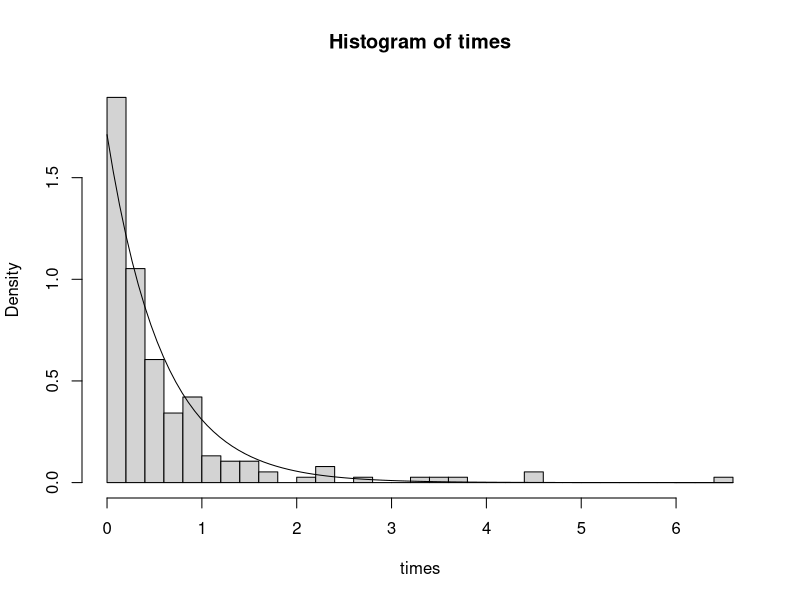
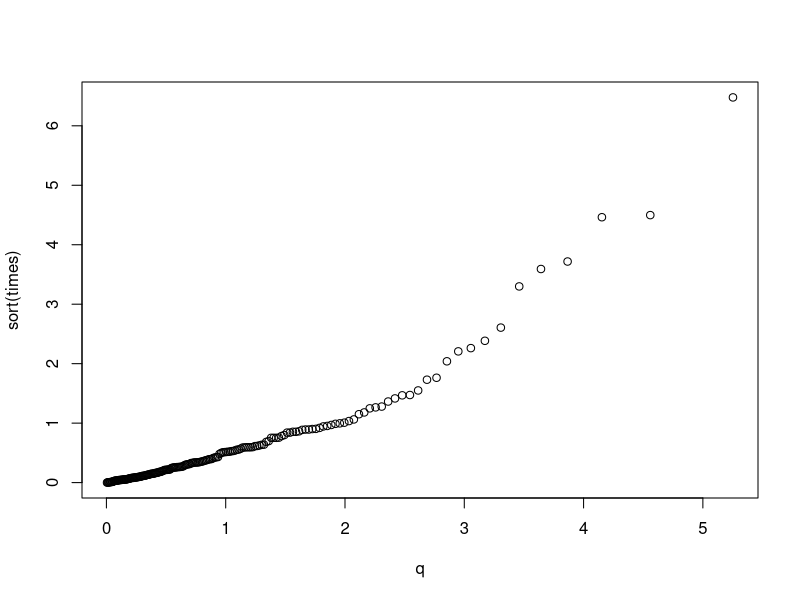
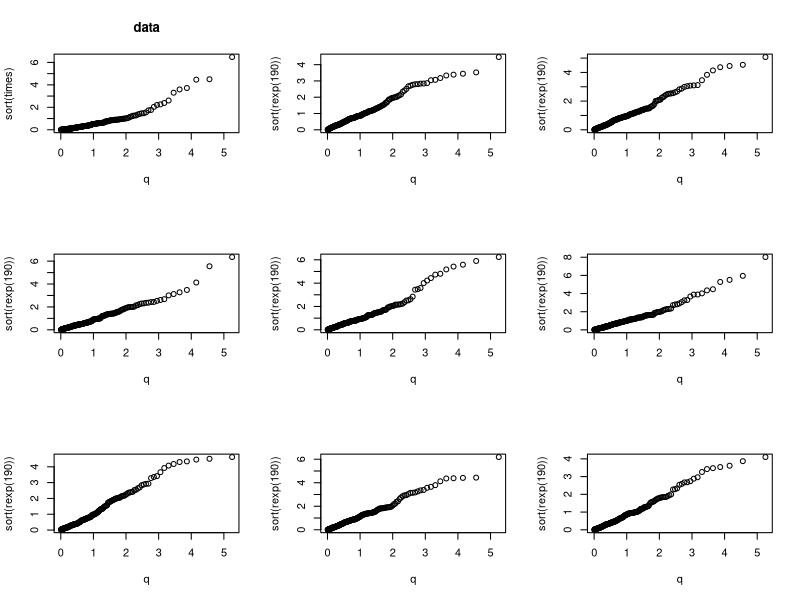
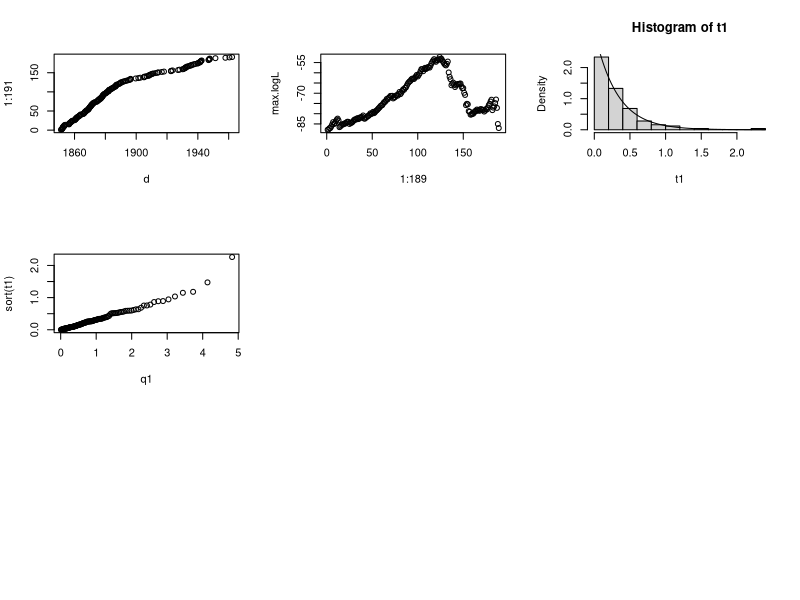
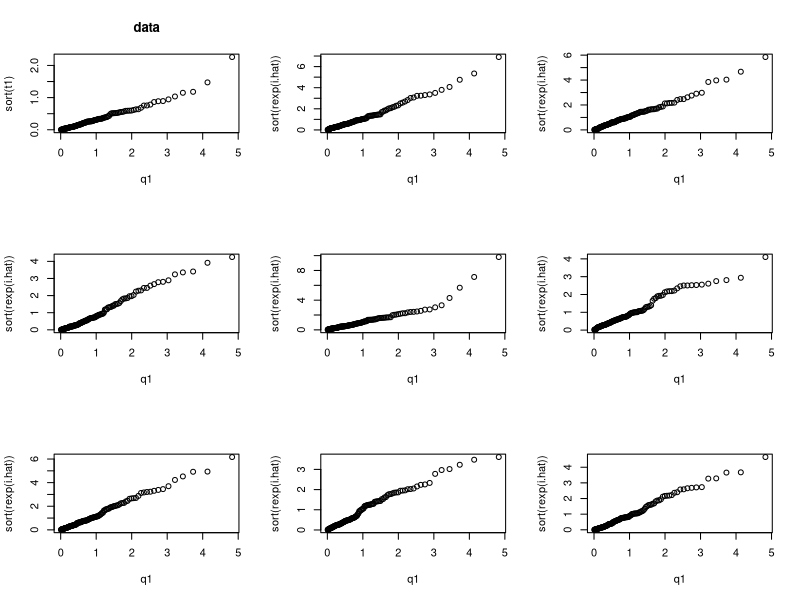
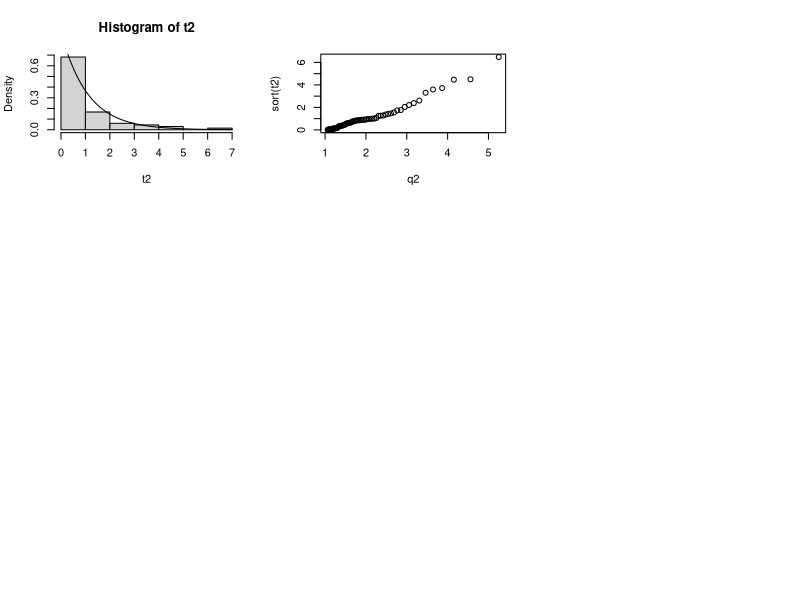
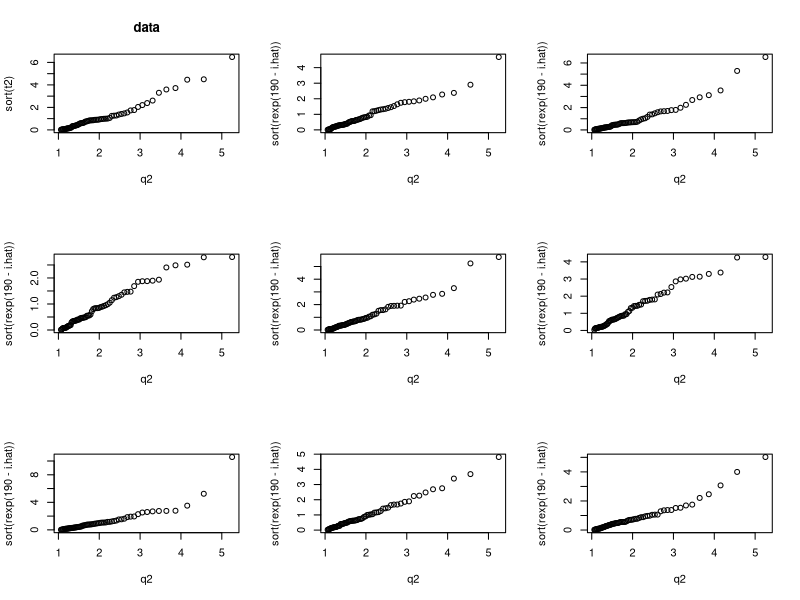

Reproduce these figures in R, in order.
## ---- chunk 1
knitr::opts_chunk$set(echo = TRUE)
## ---- chunk 2
library(boot)
coal = boot::coal
## ---- chunk 3

d = coal$date
times = diff(d)
timelen = length(times)

lam.hat = 1 / mean(times)

hist(times, pr=T, n=30)

curve(dexp(x, rate=lam.hat), add=T)


## ---- chunk 4

q=qexp((1:190)/191)
plot(q, sort(times))

## ---- chunk 5
par(mfrow=c(3,3))
plot(q, sort(times), main="data")
for (i in 1:8) plot(q, sort(rexp(190)))

## ---- chunk 6
plot(d, 1:191)
## ---- chunk 7
max.logL=0
for(i in 1:189){
  y1=times[1:i]
  y2=times[(i+1):190]
  m=i
  n=190-i
  max.logL[i]=m*log(1/mean(y1))-m +n*log(1/mean(y2)) - n
}
plot(1:189,max.logL)
i.hat=(1:189)[max.logL==max(max.logL)]
i.hat
## ---- chunk 8
t1=times[1:i.hat]
t1len = length(t1)

lam.hat1 = 1 / mean(t1)

hist(t1, pr=T, n=15)

curve(dexp(x, rate=lam.hat1), add=T)
## ---- chunk 9
q1=qexp((1:i.hat)/(i.hat+1))
plot(q1, sort(t1))
## ---- chunk 10
par(mfrow=c(3,3))
plot(q1, sort(t1), main="data")
for (i in 1:8) plot(q1, sort(rexp(i.hat)))
## ---- chunk 11
t2=times[(i.hat+1):190]

lam.hat2 = 1 / mean(t2)

hist(t2, pr=T, n=8)

curve(dexp(x, rate=lam.hat2), add=T)

## ---- chunk 12
q2=qexp(((i.hat+1):190)/(191))
plot(q2, sort(t2))
## ---- chunk 13
par(mfrow=c(3,3))
plot(q2, sort(t2), main="data")
for (i in 1:8) plot(q2, sort(rexp(190-i.hat)))
## ---- chunk 14

I.hat = i.hat
diff.sim = 0
for (j in 1:1000) {
  
  lam1 = 1/mean(times[1:I.hat])
  lam2 = 1/mean(times[(I.hat+1):190])
  
  samp1 = rexp(I.hat, rate=lam1)
  samp2 = rexp(190-I.hat, rate=lam2)
  times = c(samp1, samp2)
  

  max.logL=0
  for(i in 1:189){
    y1=times[1:i]
    y2=times[(i+1):190]
    m=i
    n=190-i
    max.logL[i]=m*log(1/mean(y1))-m +n*log(1/mean(y2)) - n
  }
  i.hat2=(1:189)[max.logL==max(max.logL)]
  
  y1.sim = times[1:i.hat2]
  y2.sim = times[(i.hat2+1):190]
  diff.sim[j] = 1/mean(y1.sim) - 1/mean(y2.sim)
}

summary(diff.sim)

